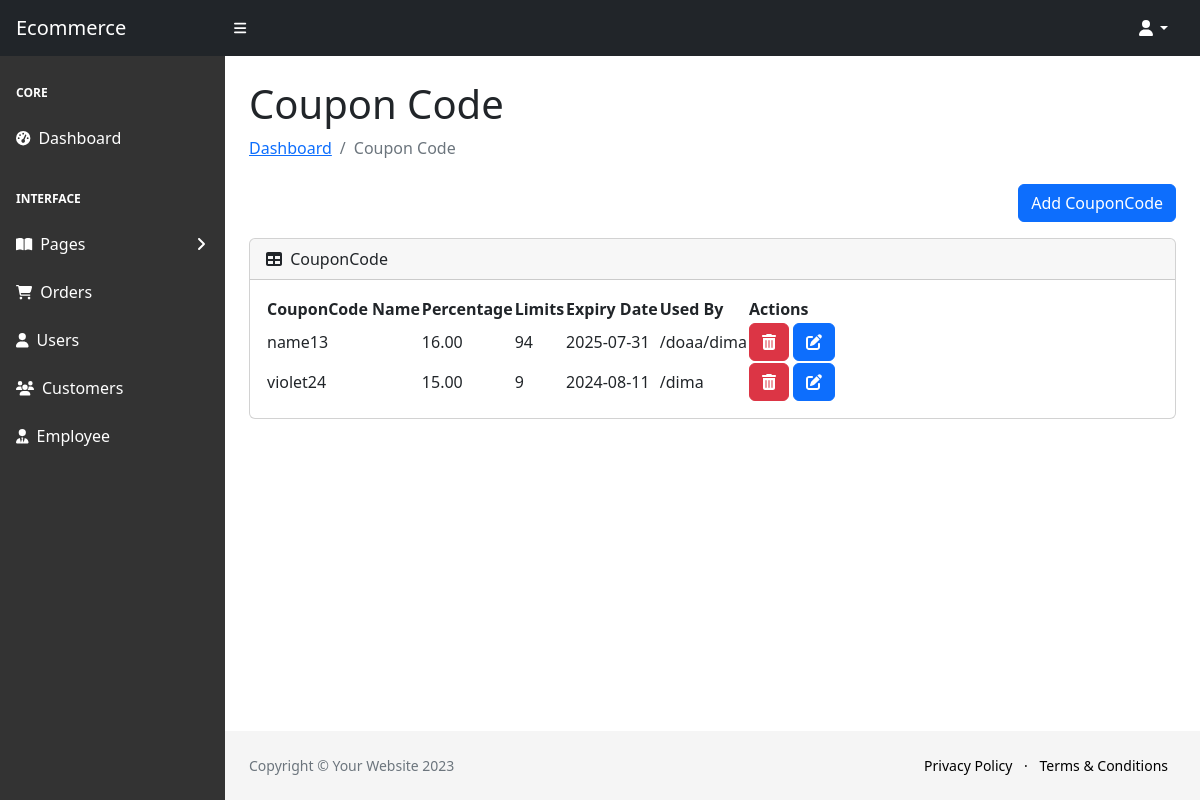
Screenshot of /adminPanelSherke/adminPanelSherke/code.php with the database file from the repository.
### tables this page shows
CREATE TABLE `couponcode` (
  `code_id` int(11) NOT NULL,
  `code_name` varchar(50) NOT NULL,
  `percentage` decimal(5,2) NOT NULL,
  `limits` int(11) NOT NULL,
  `expiry_date` date NOT NULL,
  `used_by` text DEFAULT NULL
);

### adminPanelSherke/adminPanelSherke/class/DAL.class.php (called while the page is built, shortened)
<?php
class DAL
{
    public $servername = "localhost";
    public $username = "root";
    public $password = "";
    public $dbname = "level3-ecomerce";
    private function connect()
    {
        $conn = new mysqli($this->servername, $this->username, $this->password, $this->dbname);
        return $conn;
    }
    public function getdata($sql)
    {
        $conn = $this->connect();
        $result = $conn->query($sql);
        $results = $result->fetch_all(MYSQLI_ASSOC);
        return $results;
    }
}

### adminPanelSherke/adminPanelSherke/class/code.class.php (called while the page is built, shortened)
<?php
require_once('DAL.class.php');
class Code extends DAL
{
    function getAllCode()
    {
        $sql = "SELECT * FROM couponcode";
        return $this->getdata($sql);
    }
}

### adminPanelSherke/adminPanelSherke/code.php (the view, shortened to what this page needs)
<!DOCTYPE html>
<html lang="en">
<?php require_once("class/code.class.php"); ?>
<?php require_once('components/header.php'); ?>
<?php $code = new Code();
$allCode = $code->getAllCode(); ?>
<body class="sb-nav-fixed">
    <?php require_once('components/nav.php'); ?>
    <?php require_once('components/sidebar.php'); ?>
    <div id="layoutSidenav_content">
        <main>
            <div class="container-fluid px-4">
                <h1 class="mt-4">Coupon Code</h1>
                <ol class="breadcrumb mb-4">
                    <li class="breadcrumb-item active"><a href="index.php">Dashboard</a></li>
                    <li class="breadcrumb-item active">Coupon Code</li>
                </ol>
                <div align="right" class="mb-3">
                    <button type="button" class="btn btn-primary close" data-toggle="modal" data-target="#addModal">Add CouponCode</button>
                </div>
                <div class="card mb-4">
                    <div class="card-header">
                        <i class="fas fa-table me-1"></i>
                        CouponCode
                    </div>
                    <div class="card-body">
                        <table id="datatablesSimple">
                            <thead>
                                <tr>
                                    <th>CouponCode Name</th>
                                    <th>
                                        Percentage
                                    </th>
                                    <th>Limits</th>
                                    <th>
                                        Expiry Date
                                    </th>
                                    <th>
                                        Used By
                                    </th>
                                    <th>Actions</th>
                                </tr>
                            </thead>
                            <tbody>
                                <?php
                                foreach ($allCode as $code) {
                                ?>
                                    <tr>
                                        <td><?php echo $code['code_name'] ?></td>
                                        <td><?php echo $code['percentage'] ?></td>
                                        <td><?php echo $code['limits'] ?></td>
                                        <td><?php echo $code['expiry_date'] ?></td>
                                        <td><?php echo $code['used_by'] ?></td>
                                        <td>
                                            <button class="btn btn-danger close" id=<?php echo $code['code_id'] ?> data-toggle="modal" data-target="#deleteConfirmationModal"><i class="fas fa-trash-alt"></i></button>
                                            <a class="btn btn-primary edit" data-ids="<?php echo $code['code_id'] ?>" data-name="<?php echo $code['code_name'] ?>" data-percentage="<?php echo $code['percentage'] ?>" data-limits="<?php echo $code['limits'] ?>" data-date="<?php echo $code['expiry_date'] ?>" data-toggle="modal" data-target="#updatefaqModal"><i class="fas fa-edit"></i></a>
                                        </td>
                                    </tr>
                                <?php } ?>
                            </tbody>
                        </table>
                    </div>
                </div>
            </div>
        </main>
        <?php require_once('components/footer.php'); ?>
    </div>
    </div>
</body>

### rows the page displays
couponcode: code_name "name13", percentage "16.00", limits "94", expiry_date "2025-07-31", used_by "/doaa/dima"
couponcode: code_name "violet24", percentage "15.00", limits "9", expiry_date "2024-08-11", used_by "/dima"
